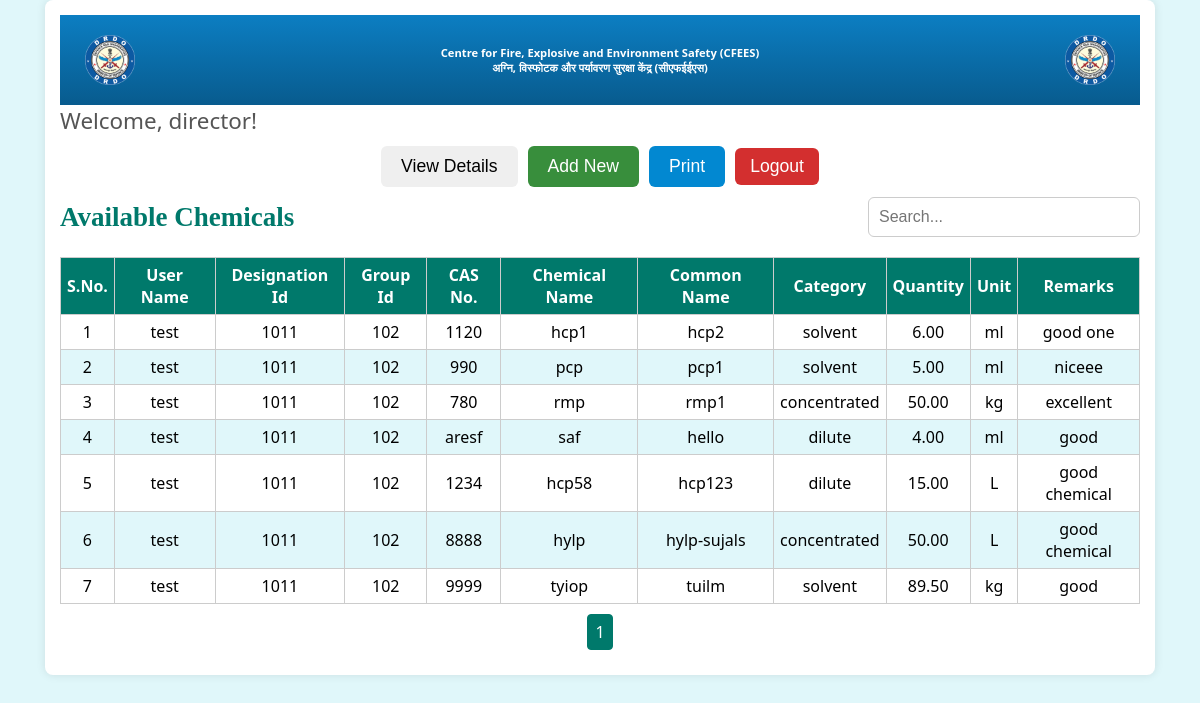
Screenshot of /dashboard.php (signed in) with the database file from the repository.
### tables this page shows
CREATE TABLE `chemicals` (
  `sno` int(11) NOT NULL,
  `username` varchar(15) NOT NULL,
  `desig_id` int(15) NOT NULL,
  `group_id` int(11) NOT NULL,
  `cas_no` varchar(50) NOT NULL,
  `chemical_name` varchar(255) NOT NULL,
  `common_name` varchar(255) DEFAULT NULL,
  `category` varchar(255) DEFAULT NULL,
  `quantity` decimal(10,2) NOT NULL,
  `unit` varchar(50) NOT NULL,
  `remark` text DEFAULT NULL,
  `is_created` timestamp NOT NULL DEFAULT current_timestamp(),
  `is_updated` timestamp NOT NULL DEFAULT current_timestamp() ON UPDATE current_timestamp()
);

### dashboard.php (the view, shortened to what this page needs)
<?php
$conn = new mysqli("localhost", "root", "", "cim_system");
$username = $_SESSION['username'];
$limit = 10;
$page = isset($_GET['page']) ? (int)$_GET['page'] : 1;
$start = ($page - 1) * $limit;
$search = isset($_GET['search']) ? $_GET['search'] : '';
$search_condition = $search ? "WHERE chemical_name LIKE '%$search%'" : '';
$query = "SELECT * FROM chemicals $search_condition LIMIT $start, $limit";
$result = $conn->query($query);
$total_query = "SELECT COUNT(*) FROM chemicals $search_condition";
$total_result = $conn->query($total_query);
$total_entries = $total_result->fetch_row()[0];
$total_pages = ceil($total_entries / $limit);
$pagination_range = 5;
$pagination_start = max(1, $page - floor($pagination_range / 2));
$pagination_end = min($total_pages, $pagination_start + $pagination_range - 1);
$pagination_start = max(1, $pagination_end - $pagination_range + 1);
?>
<!DOCTYPE html>
<html lang="en">
<head>
</head>
<body>
    <div class="container">
        <?php include 'navbar.php'; ?>
        <div class="welcome-message">Welcome, <?php echo $username; ?>!</div>
        <div class="button-container">
            <button class="view-chemical bn3637" onclick="window.location.href='view_details.php'">View Details</button>
            <button class="add-chemical bn3637" onclick="window.location.href='my_form.php'">Add New</button>
            <button class="print bn3637" onclick="window.print()">Print</button>
            <div class="logout-container">
                <button onclick="window.location.href='logout.php'" class="bn3637">Logout</button>
            </div>
        </div>
        <div class="grouping">
            <div class="search-container">
                <h2>Available Chemicals</h2>
                <input type="text" id="search" name="search" placeholder="Search..." onkeyup="searchChemicals()">
            </div>
            <div style="overflow-x:auto;">
                <table id="chemicalsTable">
                    <thead>
                        <tr>
                            <th>S.No.</th>
                            <th>User Name</th>
                            <th>Designation Id</th>
                            <th>Group Id</th>
                            <th>CAS No.</th>
                            <th>Chemical Name</th>
                            <th>Common Name</th>
                            <th>Category</th>
                            <th>Quantity</th>
                            <th>Unit</th>
                            <th>Remarks</th>
                        </tr>
                    </thead>
                    <tbody>
                        <?php
                        $serial_number = ($page - 1) * $limit + 1;
                        if ($result->num_rows > 0) {
                            while ($row = $result->fetch_assoc()) {
                                echo "<tr>";
                                echo "<td>" . $serial_number++ . "</td>";
                                echo "<td>" . $row['username'] . "</td>";
                                echo "<td>" . $row['desig_id'] . "</td>";
                                echo "<td>" . $row['group_id'] . "</td>";
                                echo "<td>" . $row['cas_no'] . "</td>";
                                echo "<td>" . $row['chemical_name'] . "</td>";
                                echo "<td>" . $row['common_name'] . "</td>";
                                echo "<td>" . $row['category'] . "</td>";
                                echo "<td>" . $row['quantity'] . "</td>";
                                echo "<td>" . $row['unit'] . "</td>";
                                echo "<td>" . $row['remark'] . "</td>";
                                echo "</tr>";
                            }
                        } else {
                            echo "<tr><td colspan='8'>No chemicals found</td></tr>";
                        }
                        ?>
                    </tbody>
                </table>
            </div>
        </div>
        <div class="pagination">
            <?php
            for ($i = $pagination_start; $i <= $pagination_end; $i++) {
                echo "<a href='?page=$i" . ($search ? "&search=$search" : '') . "' class='" . ($page == $i ? "active" : "") . "'>$i</a>";
            }
            ?>
        </div>
    </div>
</body>
</html>

### navbar.php (shortened to what this page needs)
<!DOCTYPE html>
<html lang="en">
<head>
</head>
<body>
  <div class="header">
    <img src="./images/drdo_logo.png" alt="DRDO Logo" />
    <h1>Centre for Fire, Explosive and Environment Safety (CFEES)<br>
            अग्नि, विस्फोटक और पर्यावरण सुरक्षा केंद्र (सीएफईईएस)
    </h1>
    <img src="./images/drdo_logo.png" alt="DRDO Logo" />
  </div>
</body>
</html>

### dashboard.php (style rules this page uses)
body { font-family: 'Segoe UI', Tahoma, Geneva, Verdana, sans-serif; display: flex; justify-content: center; align-items: flex-start; background-color: #e0f7fa; margin: 0; padding: 0; min-height: 100vh; }
.container { width: 90%; max-width: 1200px; background-color: #ffffff; box-shadow: 0 0 10px rgba(0, 0, 0, 0.1); border-radius: 8px; padding: 15px; display: flex; flex-direction: column; justify-content: flex-start; }
.welcome-message { font-size: 1.4em; color: #555555; text-align: left; margin-bottom: 10px; }
.button-container { display: flex; justify-content: center; align-items: center; margin-bottom: 10px; gap: 10px; }
.button-container button { padding: 10px 20px; border: none; border-radius: 6px; font-size: 1.1em; cursor: pointer; transition: background-color 0.3s ease, color 0.3s ease; }
.button-container .add-chemical { background-color: #388e3c; color: #fff; }
.button-container .print { background-color: #0288d1; color: #fff; }
.search-container { display: flex; justify-content: space-between; align-items: center; margin-bottom: 10px; }
.search-container input[type="text"] { padding: 10px; border: 1px solid #ccc; border-radius: 6px; font-size: 1em; width: 250px; }
.search-container h2 { margin: 0; font-size: 27px; color: #00796b; font-family: 'Georgia', serif; }
table { width: 100%; border-collapse: collapse; margin-top: 10px; text-align: center; }
table th, table td { border: 1px solid #ccc; padding: 6px; }
table th { background-color: #00796b; color: #fff; font-weight: bold; }
table tr:nth-child(even) { background-color: #e0f7fa; }
.logout-container { text-align: center; }
.logout-container button { padding: 8px 15px; cursor: pointer; background-color: #d32f2f; color: #fff; transition: background-color 0.3s ease, color 0.3s ease; border: none; border-radius: 6px; }
.pagination { display: flex; justify-content: center; gap: 10px; margin: 10px 0; }
.pagination a { padding: 6px 7px; text-decoration: none; border: 1px solid #00796b; border-radius: 4px; color: #00796b; }
.pagination a.active { background-color: #00796b; color: #fff; }

### navbar.php (style rules this page uses)
.header { background: linear-gradient(to bottom, #0C7EC2, #085B8E); color: white; padding: 15px 20px; display: flex; align-items: center; justify-content: space-between; flex-wrap: wrap; }
.header h1 { color: white; font-size: 1.5rem; text-align: center; margin: -10px; }
.header img { height: 50px; flex: 0 0 auto; margin: 5px; }
@media (min-width: 601px) and (max-width: 1200px) { .header h1 { font-size: 0.7rem; } }

### rows the page displays
chemicals: username "test", desig "1011", group "102", cas_no "1120", chemical_name "hcp1", common_name "hcp2", category "solvent", quantity "6.00", unit "ml", remark "good one"
chemicals: username "test", desig "1011", group "102", cas_no "990", chemical_name "pcp", common_name "pcp1", category "solvent", quantity "5.00", unit "ml", remark "niceee"
chemicals: username "test", desig "1011", group "102", cas_no "780", chemical_name "rmp", common_name "rmp1", category "concentrated", quantity "50.00", unit "kg", remark "excellent"
chemicals: username "test", desig "1011", group "102", cas_no "aresf", chemical_name "saf", common_name "hello", category "dilute", quantity "4.00", unit "ml", remark "good"
chemicals: username "test", desig "1011", group "102", cas_no "1234", chemical_name "hcp58", common_name "hcp123", category "dilute", quantity "15.00", unit "L", remark "good chemical"
chemicals: username "test", desig "1011", group "102", cas_no "8888", chemical_name "hylp", common_name "hylp-sujals", category "concentrated", quantity "50.00", unit "L", remark "good chemical"
chemicals: username "test", desig "1011", group "102", cas_no "9999", chemical_name "tyiop", common_name "tuilm", category "solvent", quantity "89.50", unit "kg", remark "good"

### other values shown
$username "director"
